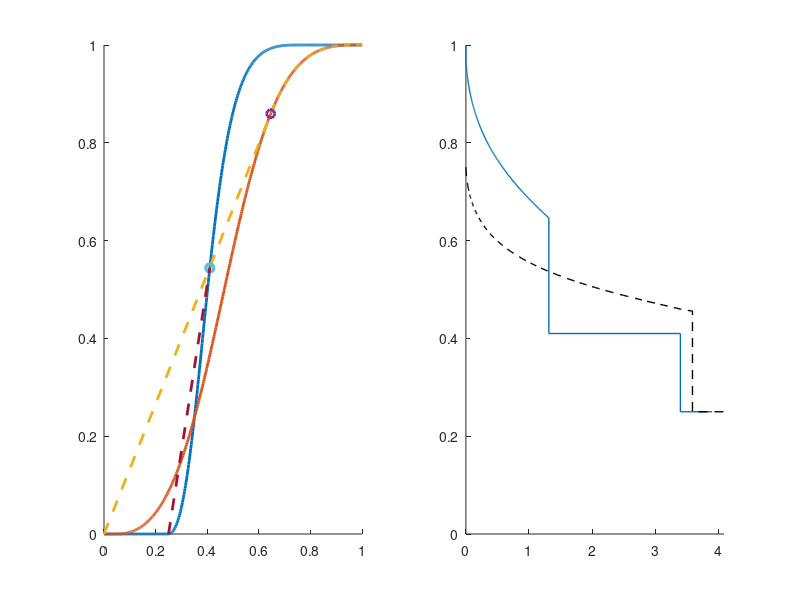

Source code (MATLAB):
%% Illustrate Riemann solutions for continuous displacement
% This script shows the graphical construction of the Riemann solution for
% a setup in which either a diluted polymer solution or a surfactant is
% continuously injected into a reservoir filled with oil and water at
% connate saturation. In the polymer-flooding case, polymer and water are
% assumed to be fully mixing (i.e., we set w=1 in the Todd-Longstaff mixing
% model).
%
% The script has several adjustable parameters. To produce the polymer
% figure from the MRST book chapter with full mixing and no adsorption, set
% polymer to true and ads=0. For the polymer figure with adsorption, you
% should set ads=0.6 and rerun all sections of this script except for the
% last one.
polymer = false;

%% Compute and plot the fractional flow curve for the right and left states
if polymer
    [swr, sor, ads] = deal(0.2,0.8,0);
    % [swr, swor, ads] = deal(0.2,0.8,0.6);
    [nw,no,M] = deal(2,3,5);
    s  = linspace(0,1,501);
    sm = (min(max(s,swr),sor)-swr)/(sor-swr);
    fw = sm.^nw./(sm.^nw + (1-sm).^no);
    fp = sm.^nw./(sm.^nw + M*(1-sm).^no);
else
    [swr, sor, ads] = deal(0.25,0.75,0);
    % [nw,no,M] = deal(2,3,1);
    [nw,no,M] = deal(2,2.5,0.225);
    [swrs,sors,Msf] = deal(.05,.975,4);
    s  = linspace(0,1,501);
    sm = (min(max(s,swr),sor)-swr)/(sor-swr);
    fw = sm.^nw./(sm.^nw + M*(1-sm).^no);
    sm = (min(max(s,swrs),sors)-swrs)/(sors - swrs);
    fp = sm.^nw./(sm.^nw + Msf*M*1*(1-sm).^no);
    %load ff-sft2.mat;
    %[s, fw, fp] = deal(sW', fw', fs');
end
subplot(1,2,1),cla,hold all
plot(s,fw,'-','LineWidth',2);
plot(s,fp,'-','LineWidth',2);

%% Find envelope for polymer curve
i3 = find(fp(2:end)./(s(2:end)+ads)-diff(fp)./diff(s)>0,1);
plot([-ads s(i3:end)],fp([1 i3:end]),'--','LineWidth',2);
plot(s(i3),fp(i3),'o','LineWidth',2);

%% Find intersection of this envelope and the pure water curve
i2 = find(min(fp(i3)/(s(i3)+ads).*(s(2:end)+ads),1)<fw(2:end),1);
plot(s(i2),fw(i2),'o','LineWidth',2);

%% Find envelope for pure water curve
i0 = find(s<swr,1,'last')+1;
flag = fw(i0:i2)./(s(i0:i2)-swr)>diff(fw(i0:i2+1))./diff(s(i0:i2+1));
i1 = min(find(flag)+i0,i2);
if isempty(i1), i1=i2; end
plot(s(i1(1)),fw(i1(1)),'o','LineWidth',2)
plot(s([i0 i1:i2]),fw([i0 i1:i2]),'--','LineWidth',2)

%% Plot self-similar solution
subplot(1,2,2)
hold all
xi = fliplr(diff(fp(i3:end))./diff(s(i3:end)));
ss = fliplr(s(i3:end-1));
df = fliplr(diff(fw([i0 i1:i2]))./diff(s([i0 i1:i2])));
ds = fliplr(s(i1:i2));
xi = [xi([1:end end]), df];
ss = [ss, ds([1 1:end])];
xi = [xi([1:end end]), max(xi)+.5];
ss = [ss, s(i0), swr];
if polymer
    plot(xi(ss<=sor),ss(ss<=sor),'-','LineWidth',2);
else
    plot(xi,ss,'-','LineWidth',1);
end
axis tight, set(gca,'Ylim',[0 1]);

%% Plot solution without polymer
flag = fw(i0:end)./(s(i0:end)-swr)-eps> ...
    diff(fw([i0:end end]))./diff(s([i0:end end]));
iw  = min(find(flag,1,'first')+i0,numel(fw));
xiw = fliplr(diff(fw([i0 iw:end]))./diff(s([i0 iw:end])));
ssw = s(end:-1:iw);
xiw = [xiw xiw(end) max(xiw)+.5];
ssw = [ssw, swr swr];
plot(xiw(ssw<=sor),ssw(ssw<=sor),'--k','LineWidth',1);

%% Copyright Notice
%
% <html>
% <p><font size="-1">
% Copyright 2009-2022 SINTEF Digital, Mathematics & Cybernetics.
% </font></p>
% <p><font size="-1">
% This file is part of The MATLAB Reservoir Simulation Toolbox (MRST).
% </font></p>
% <p><font size="-1">
% MRST is free software: you can redistribute it and/or modify
% it under the terms of the GNU General Public License as published by
% the Free Software Foundation, either version 3 of the License, or
% (at your option) any later version.
% </font></p>
% <p><font size="-1">
% MRST is distributed in the hope that it will be useful,
% but WITHOUT ANY WARRANTY; without even the implied warranty of
% MERCHANTABILITY or FITNESS FOR A PARTICULAR PURPOSE.  See the
% GNU General Public License for more details.
% </font></p>
% <p><font size="-1">
% You should have received a copy of the GNU General Public License
% along with MRST.  If not, see
% <a href="http://www.gnu.org/licenses/">http://www.gnu.org/licenses</a>.
% </font></p>
% </html>
